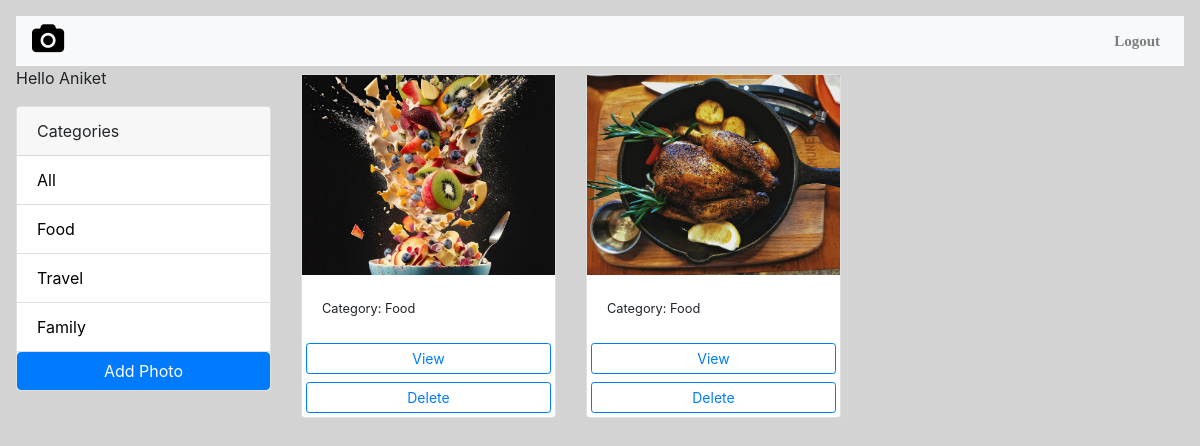
The page /gallery/?category=Food (signed in) on the database its author committed.
### Photo_Album_Application/models.py (models this page shows, shortened)
class Category(models.Model):
    class Meta:
        verbose_name = 'Category'
        verbose_name_plural = 'Categories'
    user = models.ForeignKey(
        User, on_delete=models.SET_NULL, null=True, blank=True)
    name = models.CharField(max_length=100, null=False, blank=False)

class Photo(models.Model):
    class Meta:
        verbose_name = 'Photo'
        verbose_name_plural = 'Photos'
    category = models.ForeignKey(
        Category, on_delete=models.SET_NULL, null=True, blank=True)
    image = models.ImageField(null=False, blank=False)
    description = models.TextField()

### Photo_Album_Application/views.py (the view)
# urls.py: path('gallery/', views.gallery, name='gallery'),
def gallery(request):
    user = request.user
    print(user, " gallery")
    category = request.GET.get('category')
    if category == None:
        photos = Photo.objects.filter(category__user=user)
    else:
        photos = Photo.objects.filter(
            category__name=category, category__user=user)
    categories = Category.objects.filter(user=user)
    context = {'categories': categories, 'photos': photos}
    return render(request, 'gallery.html', context)

### Photo_Album_Application/templates/gallery.html (shortened to what this page needs)
<!DOCTYPE html>
<html lang="en">
<head>
    <link href="https://stackpath.bootstrapcdn.com/bootstrap/4.5.2/css/bootstrap.min.css" rel="stylesheet">
    <link rel="stylesheet" href="https://cdnjs.cloudflare.com/ajax/libs/font-awesome/4.7.0/css/font-awesome.min.css">
    <link href="https://stackpath.bootstrapcdn.com/bootstrap/4.5.2/css/bootstrap.min.css" rel="stylesheet">
    <link rel="stylesheet" href="https://cdnjs.cloudflare.com/ajax/libs/font-awesome/4.7.0/css/font-awesome.min.css">
    {% load static %}
</head>
<body>
    <nav class="navbar navbar-expand-lg navbar-light bg-light">
        <a class="navbar-brand" href="{%url 'home'%}"><i class="fa fa-camera" style="font-size:30px;color:black"></i></a>
        <div class="collapse navbar-collapse" id="navbarNav">
            <ul class="navbar-nav ml-auto">
                <li class="nav-item active">
                <li class="nav-item">
                    <a class="nav-link" href="{% url 'login'%}"><b>Logout</b></a>
                </li>
            </ul>
        </div>
    </nav>
    <body class="m-3">
    <div class="container">
        <div class="row">
            <div class="col-md-3">
                {% if request.user.is_authenticated %}
                <p>Hello {{request.user}}</p>
                {% endif %}
                <div class="card my-3">
                    <div class="card-header">
                        Categories
                    </div>
                    <ul class="list-group list-group-flush">
                        <li class="list-group-item">
                            <a href="{% url 'gallery' %}">All</a>
                        </li>
                        {% for category in categories %}
                        <li class=" list-group-item">
                            <a href="{% url 'gallery' %}?category={{category.name}}">
                                {{category.name}}
                            </a>
                        </li>
                        {% endfor %}
                        <a href="{% url 'add' %}" class="btn btn-primary btn-block ">Add Photo</a>
                    </ul>
                </div>
            </div>
            <div class="col-md-9">
                <div class="row">
                    {% for photo in photos %}
                    <div class="col-md-4">
                        <div class="card my-2">
                            <img class="image-thumbail" src="{{photo.image.url}}" alt="Card image cap">
                            <div class="card-body">
                                <small>Category: {{photo.category.name}}</small>
                            </div>
                            <a href="{% url 'photo' photo.id %}" class="btn btn-outline-primary btn-sm m-1">View</a>
                            <a class="btn btn-outline-primary btn-sm m-1" onclick ="delete_photo()">Delete</a>
                        </div>
                    </div>
                    {% empty %}
                    <h3>No photos</h3>
                    {% endfor %}
                </div>
            </div>
        </div>
    </div>
</body>
<link rel='stylesheet' href='https://cdn.jsdelivr.net/npm/sweetalert2@7.12.15/dist/sweetalert2.min.css'></link>
</html>

### Photo_Album_Application/templates/gallery.html (style rules this page uses)
.image-thumbail { height: 200px; object-fit: cover; }
.list-group-item a { text-decoration: none; color: black; }
.navbar { font-family: Times, serif, Arial Black; font-size: 15px; background-color: grey; height: 60px; text-align: center; text-decoration: none; }
.navbar { font-family: Georgia, serif, Arial Black; font-size: 15px; background-color: black; height: 50px; text-align: center; text-decoration: none; }
body { background-color: lightgrey; }
.container { margin-left: -15px; }

### rows shown on the page
Category: name "Food"
Category: name "Travel"
Category: name "Family"
Photo: image (picture), category.name "Food"
Photo: image (picture), category.name "Food"

### other values the page prints
{{ request.user }} "Aniket"
